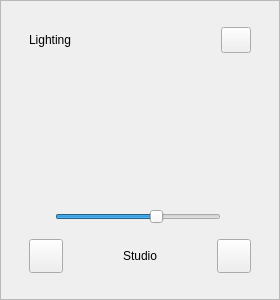
<?xml version='1.0' encoding='utf-8'?>
<ui version="4.0">
 <class>LightingCard</class>
 <widget class="QWidget" name="LightingCard">
  <property name="geometry"><rect><x>0</x><y>0</y><width>280</width><height>300</height></rect></property>
  <layout class="QVBoxLayout" name="lightRoot">
   <property name="leftMargin"><number>0</number></property><property name="topMargin"><number>0</number></property>
   <property name="rightMargin"><number>0</number></property><property name="bottomMargin"><number>0</number></property>
   <property name="spacing"><number>0</number></property>
   <item>
    <widget class="QFrame" name="lightingCard">
     <property name="frameShape"><enum>QFrame::StyledPanel</enum></property>
     <property name="role" stdset="0"><string>card</string></property>
     <layout class="QVBoxLayout" name="lightLayout">
      <property name="leftMargin"><number>28</number></property><property name="topMargin"><number>26</number></property>
      <property name="rightMargin"><number>28</number></property><property name="bottomMargin"><number>26</number></property>
      <property name="spacing"><number>12</number></property>
      <item>
       <layout class="QHBoxLayout" name="lightHeader">
        <item><widget class="QLabel" name="lightingTitle"><property name="text"><string>Lighting</string></property><property name="role" stdset="0"><string>cardTitle</string></property></widget></item>
        <item><spacer name="lightHeaderSpacer"><property name="orientation"><enum>Qt::Horizontal</enum></property><property name="sizeHint" stdset="0"><size><width>40</width><height>20</height></size></property></spacer></item>
        <item><widget class="QPushButton" name="lightingMenu"><property name="minimumSize"><size><width>30</width><height>26</height></size></property><property name="maximumSize"><size><width>30</width><height>26</height></size></property><property name="text"><string /></property><property name="role" stdset="0"><string>menuBtn</string></property></widget></item>
       </layout>
      </item>
      <item alignment="Qt::AlignHCenter"><widget class="QLabel" name="bulbIcon"><property name="minimumSize"><size><width>96</width><height>96</height></size></property><property name="maximumSize"><size><width>96</width><height>96</height></size></property><property name="text"><string /></property></widget></item>
      <item><spacer name="lightMid"><property name="orientation"><enum>Qt::Vertical</enum></property><property name="sizeHint" stdset="0"><size><width>10</width><height>12</height></size></property></spacer></item>
      <item>
       <layout class="QHBoxLayout" name="sliderRow">
        <property name="spacing"><number>10</number></property>
        <item><widget class="QLabel" name="sunLow"><property name="minimumSize"><size><width>16</width><height>16</height></size></property><property name="maximumSize"><size><width>16</width><height>16</height></size></property><property name="text"><string /></property></widget></item>
        <item><widget class="QSlider" name="brightness"><property name="orientation"><enum>Qt::Horizontal</enum></property><property name="minimum"><number>0</number></property><property name="maximum"><number>100</number></property><property name="value"><number>62</number></property></widget></item>
        <item><widget class="QLabel" name="sunHigh"><property name="minimumSize"><size><width>20</width><height>20</height></size></property><property name="maximumSize"><size><width>20</width><height>20</height></size></property><property name="text"><string /></property></widget></item>
       </layout>
      </item>
      <item>
       <layout class="QHBoxLayout" name="roomRow">
        <item><widget class="QPushButton" name="prevRoom"><property name="minimumSize"><size><width>34</width><height>34</height></size></property><property name="maximumSize"><size><width>34</width><height>34</height></size></property><property name="text"><string /></property><property name="role" stdset="0"><string>stepBtn</string></property></widget></item>
        <item><widget class="QLabel" name="roomLabel"><property name="alignment"><set>Qt::AlignCenter</set></property><property name="text"><string>Studio</string></property><property name="role" stdset="0"><string>stepLabel</string></property></widget></item>
        <item><widget class="QPushButton" name="nextRoom"><property name="minimumSize"><size><width>34</width><height>34</height></size></property><property name="maximumSize"><size><width>34</width><height>34</height></size></property><property name="text"><string /></property><property name="role" stdset="0"><string>stepBtn</string></property></widget></item>
       </layout>
      </item>
     </layout>
    </widget>
   </item>
  </layout>
 </widget>
 <connections />
<customwidgets><customwidget><class>QPushButton</class><extends>QPushButton</extends><header location="global">Custom_Widgets.Theme.h</header><container>1</container></customwidget><customwidget><class>QLabel</class><extends>QLabel</extends><header location="global">Custom_Widgets.Theme.h</header><container>1</container></customwidget></customwidgets></ui>
